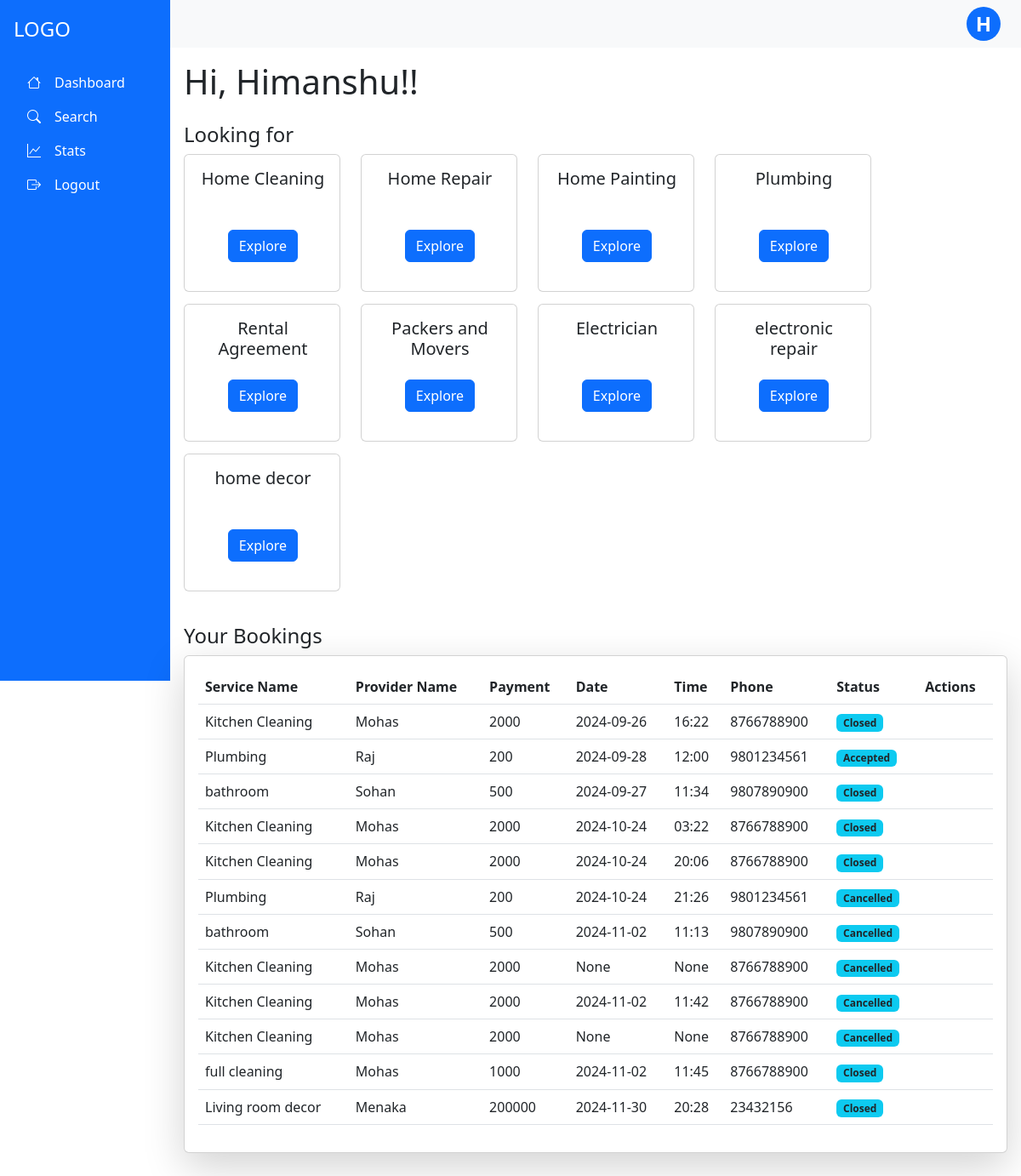
Page /customer/Dashboard (signed in) on the earlier database version.
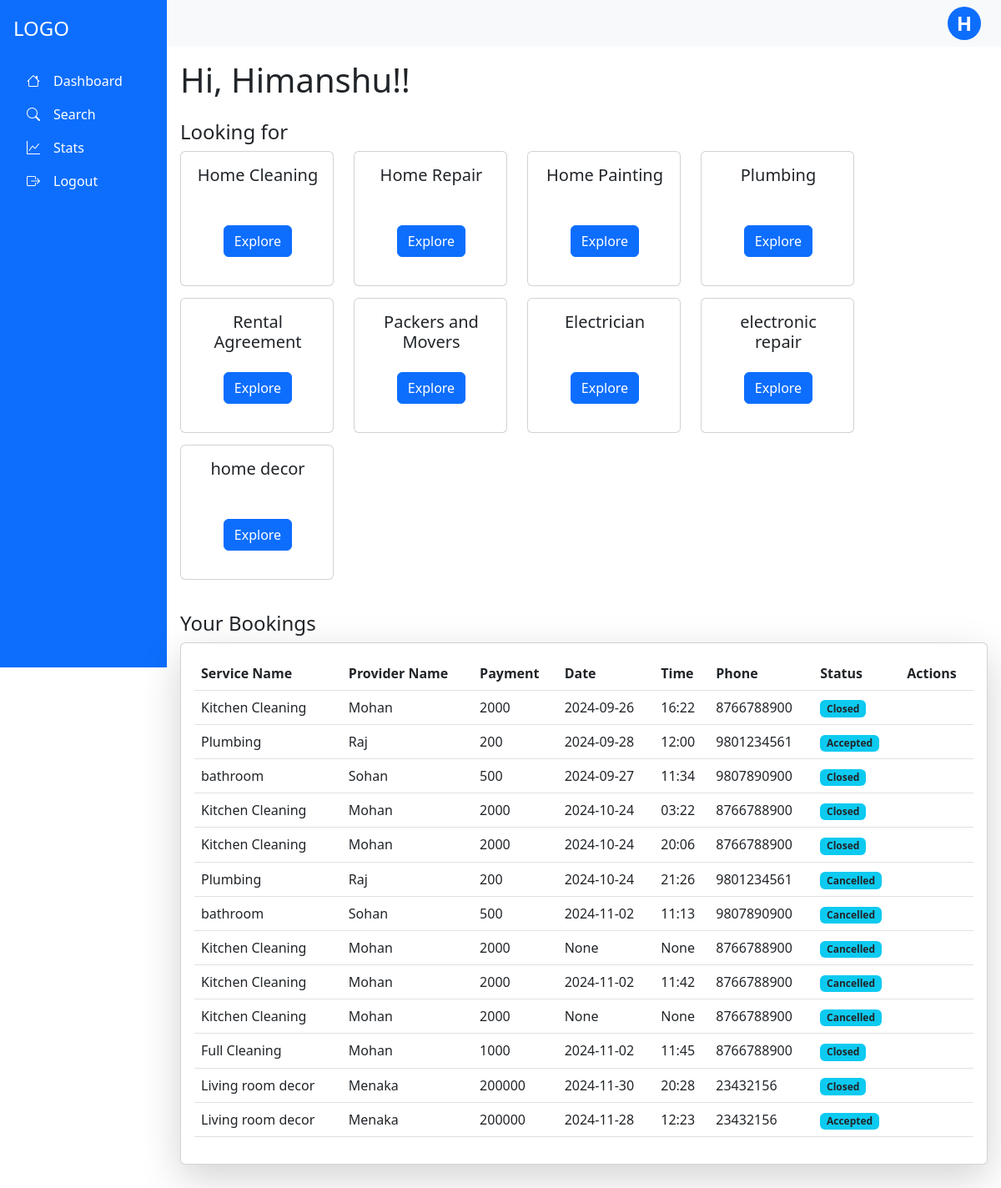
Same page on the later database version.
### app.py (models this page shows, shortened)
class Customer(db.Model,UserMixin):
    __tablename__="customer"
    c_id=db.Column(db.Integer, primary_key=True, autoincrement= True)
    c_name=db.Column(db.String,unique=True)
    c_address=db.Column(db.String)
    c_city=db.Column(db.String)
    c_email=db.Column(db.String,unique=True)
    c_password=db.Column(db.String)
    c_phone=db.Column(db.String)
    c_status=db.Column(db.String)
    c_warn=db.Column(db.Integer)
    c_warn_msg=db.Column(db.String)
    Sent_Request=db.relationship("Request",backref="cust")

class Services(db.Model):
    __tablename__="services"
    s_id=db.Column(db.Integer, primary_key=True, autoincrement= True)
    s_name=db.Column(db.String,unique=True)
    baseprice=db.Column(db.Integer)
    packages=db.relationship("Package", backref="service")
    Sproviders=db.relationship("ServiceProvider",backref="service")

class Request(db.Model):
    __tablename__="request"
    r_id=db.Column(db.Integer, primary_key=True, autoincrement= True)
    sp_id=db.Column(db.Integer, db.ForeignKey("serviceprovider.sp_id"),nullable=False)
    c_id=db.Column(db.Integer, db.ForeignKey("customer.c_id"),nullable=False)
    p_id=db.Column(db.Integer, db.ForeignKey("package.p_id"),nullable=False)
    r_date=db.Column(db.String)
    r_time=db.Column(db.String)
    r_address=db.Column(db.String)
    r_city=db.Column(db.String)
    r_status=db.Column(db.String)
    r_rating=db.Column(db.Integer)

class Package(db.Model):
    __tablename__="package"
    p_id=db.Column(db.Integer, primary_key=True, autoincrement= True)
    p_name=db.Column(db.String,unique=True)
    p_price=db.Column(db.Integer)
    p_description=db.Column(db.String)
    p_rating=db.Column(db.Integer)
    s_id=db.Column(db.Integer, db.ForeignKey("services.s_id"),nullable=False)
    sp_id=db.Column(db.Integer, db.ForeignKey("serviceprovider.sp_id"),nullable=False)
    req=db.relationship("Request",backref="pack")

class ServiceProvider(db.Model,UserMixin):
    __tablename__='serviceprovider'
    sp_id=db.Column(db.Integer, primary_key=True, autoincrement= True)
    sp_name=db.Column(db.String,unique=True)
    sp_address=db.Column(db.String)
    sp_email=db.Column(db.String,unique=True)
    sp_password=db.Column(db.String)
    sp_exp=db.Column(db.Integer)
    sp_phone=db.Column(db.String)
    sp_city=db.Column(db.String)
    sp_rating=db.Column(db.Integer)
    sp_status=db.Column(db.String)
    sp_rfile=db.Column(db.String)
    sp_warn=db.Column(db.Integer)
    sp_warn_msg=db.Column(db.String)
    sp_servicename=db.Column(db.String,db.ForeignKey("services.s_name"))
    mypackages=db.relationship("Package", backref="servprovider")
    receive_request=db.relationship("Request",backref="servprovider")

### app.py (the view)
@app.route("/customer/Dashboard",methods=["GET","POST"])
@login_required
def Dashboard():
    if request.method=="GET":
        s=db.session.query(Services).all()
        serv=[]
        for ser in s:
            serv.append(ser.s_name)
        req=db.session.query(Request).filter_by(c_id=current_user.c_id).all()
        return render_template("/Customer/CustomerDashboard.html",servname=serv,requests=req,cu=current_user)

### app.py (called while the page is built)
@login_manager.user_loader
def load_user(user_id):
    utype,id=user_id.split("-")
    if utype=="c":
        return db.session.query(Customer).filter_by(c_id=id).first()
    elif utype=='sp':
        return db.session.query(ServiceProvider).filter_by(sp_id=id).first()
    else:
        return db.session.query(Admin).filter_by(admin_id=id).first()

### templates/Customer/CustomerDashboard.html (shortened to what this page needs)
{% extends "/Customer/customer_base.html" %}
{% block content %}
<h1 class="mb-4">Hi, {{cu.c_name}}!!</h1>
<div class="mb-5">
  <h4>Looking for</h4>
  <div class="row">
    {% for service in servname %}
    <div class="col-sm-6 mb-3" style="width:13rem; height:10rem;">
        <div class="card">
            <div class="card-body" style="width:184px; height:160px">
            <div class="d-flex justify-content-center text-center" style="width:152px; height:48px"><h5 class="card-title">{{service}}</h5></div>
            <div class="d-flex justify-content-center mt-4"><a href="/customer/search?sname={{service}}" class="btn btn-primary">Explore</a></div>
            </div>
        </div>
    </div>
    {% endfor %}
</div>
<h4 class="mt-4">Your Bookings</h4>
<div class="card shadow-lg">
  <div class="card-body">
      <table class="table">
          <thead>
              <tr>
                  <th>Service Name</th>
                  <th>Provider Name</th>
                  <th>Payment</th>
                  <th>Date</th>
                  <th>Time</th>
                  <th>Phone</th>
                  <th>Status</th>
                  <th>Actions</th>
              </tr>
          </thead>
          <tbody>
            {% for request in requests %}
              <tr>
                  <td>{{request.pack.p_name}}</td>
                  <td>{{request.servprovider.sp_name}}</td>
                  <td>{{request.pack.p_price}}</td>
                  <td>{{request.r_date}}</td>
                  <td>{{request.r_time}}</td>
                  <td>{{request.servprovider.sp_phone}}</td>
                  <td><span class="badge bg-info text-dark">{{request.r_status}}</span></td>
                  <td class="action-btns">
                  </td>
              </tr>
            {% endfor %}
          </tbody>
      </table>
  </div>
</div>
{% endblock %}

### templates/Customer/customer_base.html (shortened to what this page needs)
<!DOCTYPE html>
<html lang="en">
<head>
  <link href="https://cdn.jsdelivr.net/npm/bootstrap@5.3.0-alpha3/dist/css/bootstrap.min.css" rel="stylesheet">
  <link rel="stylesheet" href="https://cdn.jsdelivr.net/npm/bootstrap-icons/font/bootstrap-icons.css">
</head>
<body>
    <div class="container-fluid">
      <div class="row min-vh-100 d-flex flex-column flex-md-row">
        <nav class="col-md-3 col-lg-2 d-flex flex-column bg-primary text-white p-3 vh-100 position-fixed">
            <div class="text-start py-1 mb-3">
              <h4 class="text-white">LOGO</h4>
            </div>
            <ul class="nav flex-column">
              <li class="nav-item">
                <a class="nav-link text-white" href="/customer/Dashboard"><i class="bi bi-house"></i><span class="px-3">Dashboard</span></a>
              </li>
              <li class="nav-item">
                <a class="nav-link text-white" href="/customer/search"><i class="bi bi-search"></i><span class="px-3">Search</span></a>
              </li>
              <li class="nav-item">
                <a class="nav-link text-white" href="/customer/stats"><i class="bi bi-graph-up"></i><span class="px-3">Stats</span></a>
              </li>
              <li class="nav-item">
                <a class="nav-link text-white" href="/logout"><i class="bi bi-box-arrow-right"></i><span class="px-3">Logout</span></a>
              </li>
            </ul>
        </nav>
        <div class="col-md-9 ms-sm-auto col-lg-10 px-md-0">
          <nav class="navbar navbar-expand-lg navbar-light bg-light w-100">
            <div class="dropdown ms-auto me-4">
              <a href="#" class="d-flex align-items-center text-decoration-none bg-primary text-white rounded-circle justify-content-center " style="width: 40px; height: 40px; font-size: 1.5rem; font-weight: bold;"
                 id="dropdownUser" data-bs-toggle="dropdown" aria-expanded="false">
                 {{cu.c_name[:1]}}
              </a>
            </div>
          </nav>
          <main class="p-3">
            {% block content %}
            {% endblock %}
          </main>
        </div>
      </div>
    </div>
</body>
</html>

Differences in the rows shown:
changed through a linked row, Request (number 1 of 13 on the later page): servprovider.sp_name "Mohas" → "Mohan"
changed through a linked row, Request (number 4 of 13 on the later page): servprovider.sp_name "Mohas" → "Mohan"
changed through a linked row, Request (number 5 of 13 on the later page): servprovider.sp_name "Mohas" → "Mohan"
changed through a linked row, Request (number 8 of 13 on the later page): servprovider.sp_name "Mohas" → "Mohan"
changed through a linked row, Request (number 9 of 13 on the later page): servprovider.sp_name "Mohas" → "Mohan"
changed through a linked row, Request (number 10 of 13 on the later page): servprovider.sp_name "Mohas" → "Mohan"
changed through a linked row, Request: pack.p_name "full cleaning" → "Full Cleaning"; servprovider.sp_name "Mohas" → "Mohan"
added Request: pack.p_name "Living room decor", servprovider.sp_name "Menaka", pack.p_price "200000", r_date "2024-11-28", r_time "12:23", servprovider.sp_phone "23432156", r_status "Accepted"
